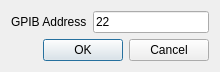
<?xml version="1.0" encoding="UTF-8"?>
<ui version="4.0">
 <class>ProbestationSettingsDlg</class>
 <widget class="QDialog" name="ProbestationSettingsDlg">
  <property name="geometry">
   <rect>
    <x>0</x>
    <y>0</y>
    <width>220</width>
    <height>65</height>
   </rect>
  </property>
  <property name="sizePolicy">
   <sizepolicy hsizetype="Minimum" vsizetype="Minimum">
    <horstretch>0</horstretch>
    <verstretch>0</verstretch>
   </sizepolicy>
  </property>
  <property name="windowTitle">
   <string>Probestation Settings</string>
  </property>
  <layout class="QVBoxLayout" name="verticalLayout">
   <item>
    <layout class="QFormLayout" name="formLayout">
     <property name="fieldGrowthPolicy">
      <enum>QFormLayout::ExpandingFieldsGrow</enum>
     </property>
     <item row="0" column="0">
      <widget class="QLabel" name="label">
       <property name="text">
        <string>GPIB Address</string>
       </property>
      </widget>
     </item>
     <item row="0" column="1">
      <widget class="QLineEdit" name="gpib">
       <property name="text">
        <string>22</string>
       </property>
      </widget>
     </item>
    </layout>
   </item>
   <item>
    <widget class="QDialogButtonBox" name="buttonBox">
     <property name="orientation">
      <enum>Qt::Horizontal</enum>
     </property>
     <property name="standardButtons">
      <set>QDialogButtonBox::Cancel|QDialogButtonBox::Ok</set>
     </property>
    </widget>
   </item>
  </layout>
 </widget>
 <resources/>
 <connections>
  <connection>
   <sender>buttonBox</sender>
   <signal>accepted()</signal>
   <receiver>ProbestationSettingsDlg</receiver>
   <slot>accept()</slot>
   <hints>
    <hint type="sourcelabel">
     <x>248</x>
     <y>254</y>
    </hint>
    <hint type="destinationlabel">
     <x>157</x>
     <y>274</y>
    </hint>
   </hints>
  </connection>
  <connection>
   <sender>buttonBox</sender>
   <signal>rejected()</signal>
   <receiver>ProbestationSettingsDlg</receiver>
   <slot>reject()</slot>
   <hints>
    <hint type="sourcelabel">
     <x>316</x>
     <y>260</y>
    </hint>
    <hint type="destinationlabel">
     <x>286</x>
     <y>274</y>
    </hint>
   </hints>
  </connection>
 </connections>
</ui>
